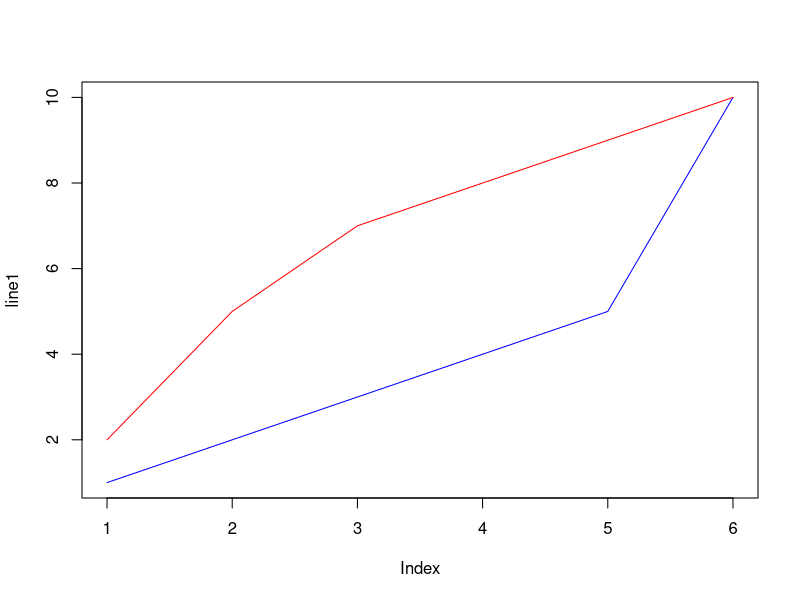

R code for this plot:
line1 <- c(1, 2, 3, 4, 5, 10)
line2 <- c(2, 5, 7, 8, 9, 10)
plot(line1, type='l', col="blue")
lines(line2, type='l', col="red")

